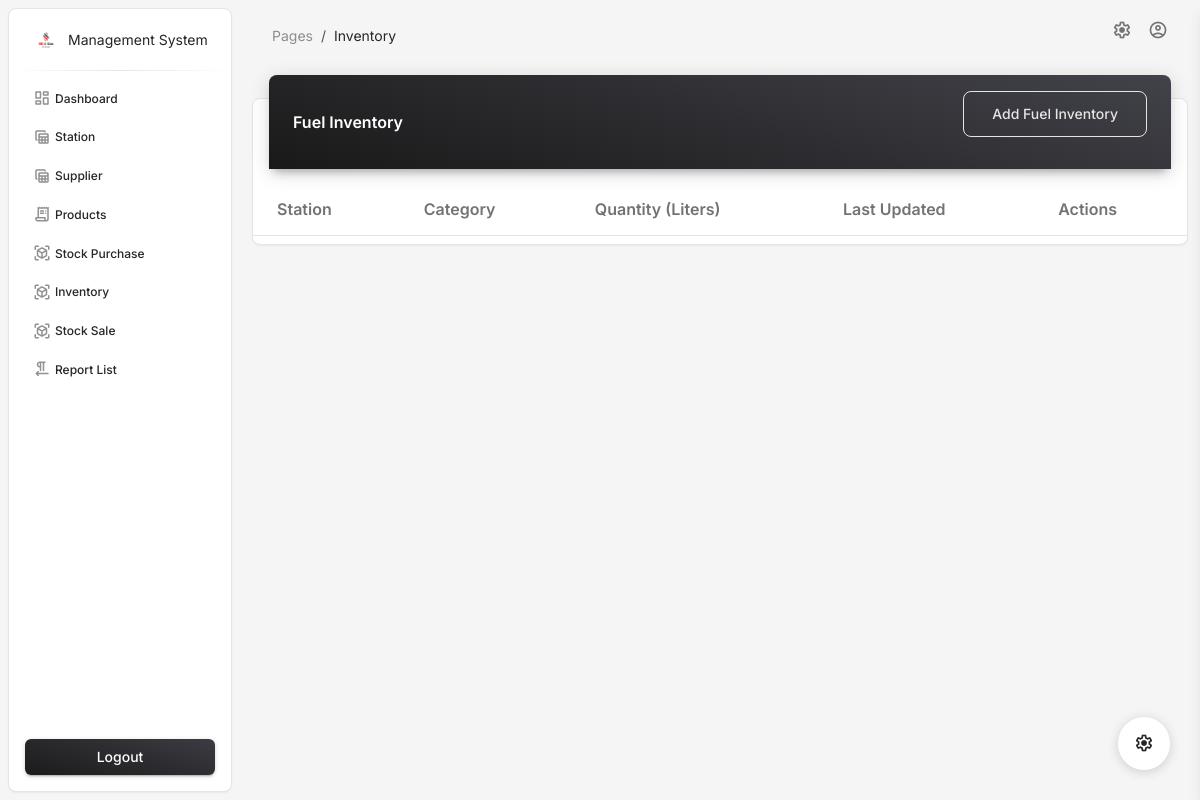
The app's page /inventory/, older data.
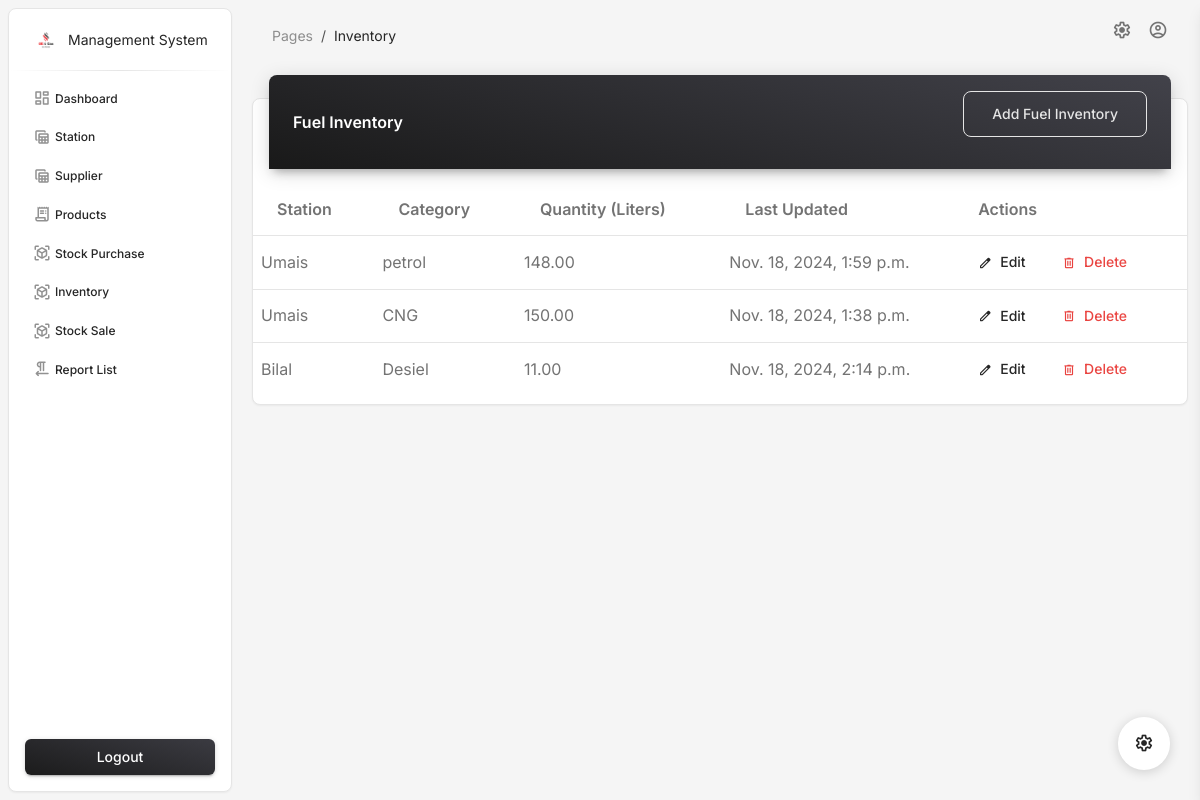
The same page, newer data.
### app/models.py (models this page shows, shortened)
class FuelInventory(models.Model):
    station = models.ForeignKey(Station, on_delete=models.CASCADE, related_name='inventories')
    category = models.ForeignKey(Product, on_delete=models.CASCADE, related_name='inventories')
    quantity = models.DecimalField(max_digits=10, decimal_places=2)  # Quantity in liters
    low_stock_threshold = models.DecimalField(max_digits=10, decimal_places=2, default=500)
    last_updated = models.DateTimeField(auto_now=True)

class Station(models.Model):
    name = models.CharField(max_length=100)
    location = models.CharField(max_length=255)
    capacity = models.DecimalField(max_digits=10, decimal_places=2)  # Fuel capacity in liters
    contact_number = models.CharField(max_length=20)
    is_active = models.BooleanField(default=True)  # For soft delete

class Product(models.Model):
    name = models.CharField(max_length=50)
    price_per_liter = models.DecimalField(max_digits=10, decimal_places=2)
    unit = models.CharField(max_length=10, default="liters")  # Unit of measurement
    description = models.TextField(blank=True, null=True)

### app/views.py (the view)
# urls.py: path('inventory/', fuel_inventory_list, name='inventory'),
def fuel_inventory_list(request):
    inventories = FuelInventory.objects.select_related('station', 'category').all()
    stations = Station.objects.all()
    categories = Product.objects.all()
    return render(request, 'inventory/inventory.html', {
        'inventories': inventories,
        'stations': stations,
        'categories': categories
    })

### templates/inventory/inventory.html (shortened to what this page needs)
{% extends "base.html" %}
{% block page %}Inventory{% endblock page %}
{% block main %}
<div class="container-fluid py-2">
    <div class="row">
        <div class="col-12">
            <div class="card my-4">
                <div class="card-header p-0 bg-gradient-dark shadow-dark border-radius-lg pt-3 pb-3 d-flex justify-content-between align-items-center position-relative mt-n4 mx-3 z-index-2">
                    <h6 class="text-white text-capitalize ps-4 mb-0">Fuel Inventory</h6>
                    <button class="btn btn-outline-light btn-lg me-4" data-bs-toggle="modal" data-bs-target="#addInventoryModal">Add Fuel Inventory</button>
                </div>
                <div class="card-body px-0 pb-2">
                    <div class="table-responsive p-0">
                        <table class="table align-items-center mb-0">
                            <thead>
                                <tr>
                                    <th>Station</th>
                                    <th>Category</th>
                                    <th>Quantity (Liters)</th>
                                    <th>Last Updated</th>
                                    <th>Actions</th>
                                </tr>
                            </thead>
                            <tbody>
                                {% for inventory in inventories %}
                                <tr>
                                    <td>{{ inventory.station.name }}</td>
                                    <td>{{ inventory.category.name }}</td>
                                    <td>{{ inventory.quantity }}</td>
                                    <td>{{ inventory.last_updated }}</td>
                                    <td>
                                        <a
                                                class="btn btn-link text-dark px-3 mb-0 edit-btn"
                                                data-bs-toggle="modal"
                                                data-bs-target="#editInventoryModal{{ inventory.id }}"
                                                {% comment %} data-id="{{ product.id }}"
                                                data-description="{{ product.description }}" {% endcomment %}
                                                >
                                                <i class="material-symbols-rounded text-sm me-2">edit</i>Edit
                                            </a>
                                            <a class="btn btn-link text-danger text-gradient px-3 mb-0" href="{% url 'delete_fuel_inventory' inventory.id %}">
                                                <i class="material-symbols-rounded text-sm me-2">delete</i>Delete
                                            </a>
                                    </td>
                                </tr>
                                {% endfor %}
                            </tbody>
                        </table>
                    </div>
                </div>
            </div>
        </div>
    </div>
</div>
{% endblock %}

### templates/base.html (shortened to what this page needs)
{% load static %}
{% load active_link_tags %}
<!DOCTYPE html>
<html lang="en">
<head>
  <link href="{% static 'assets/css/nucleo-icons.css' %}" rel="stylesheet" />
  <link href="{% static 'assets/css/nucleo-svg.css' %}" rel="stylesheet" />
  <link href="https://cdn.jsdelivr.net/npm/bootstrap@5.3.0-alpha1/dist/css/bootstrap.min.css" rel="stylesheet">
  <link id="pagestyle" href="{% static 'assets/css/material-dashboard.css' %}" rel="stylesheet" />
</head>
<body class="g-sidenav-show  bg-gray-100">
  <aside class="sidenav navbar navbar-vertical navbar-expand-xs border-radius-lg fixed-start ms-2  bg-white my-2" id="sidenav-main">
    <div class="sidenav-header">
      <a class="navbar-brand px-4 py-3 m-0" href="{% url 'dashboard' %}" target="_blank">
        <img src="{% static 'assets/img/logo.png' %}" class="navbar-brand-img" width="26" height="26" alt="main_logo">
        <span class="ms-1 text-sm text-dark">Management System</span>
      </a>
    </div>
    <hr class="horizontal dark mt-0 mb-2">
    <div class="collapse navbar-collapse  w-auto " id="sidenav-collapse-main">
      <ul class="navbar-nav">
        <li class="nav-item">
            <a class="nav-link text-dark {% active_link 'dashboard' 'active' %}" href="{% url 'dashboard' %}">
              <i class="material-symbols-rounded opacity-5">dashboard</i>
              <span class="nav-link-text ms-1">Dashboard</span>
            </a>
          </li>
          <li class="nav-item">
            <a class="nav-link text-dark {% active_link 'station' 'active' %}" href="{% url 'station' %}">
              <i class="material-symbols-rounded opacity-5">table_view</i>
              <span class="nav-link-text ms-1">Station</span>
            </a>
          </li>
          <li class="nav-item">
            <a class="nav-link text-dark {% active_link 'suppliers' 'active' %}" href="{% url 'suppliers' %}">
              <i class="material-symbols-rounded opacity-5">table_view</i>
              <span class="nav-link-text ms-1">Supplier</span>
            </a>
          </li>
        <li class="nav-item">
          <a class="nav-link text-dark {% active_link 'products' 'active' %}" href="{% url 'products' %}">
            <i class="material-symbols-rounded opacity-5">receipt_long</i>
            <span class="nav-link-text ms-1">Products</span>
          </a>
        </li>
        <li class="nav-item">
          <a class="nav-link text-dark {% active_link 'purchase' 'active' %}" href="{% url 'purchase' %}">
            <i class="material-symbols-rounded opacity-5">view_in_ar</i>
            <span class="nav-link-text ms-1">Stock Purchase</span>
          </a>
        </li>
        <li class="nav-item">
          <a class="nav-link text-dark {% active_link 'inventory' 'active' %}" href="{% url 'inventory' %}">
            <i class="material-symbols-rounded opacity-5">view_in_ar</i>
            <span class="nav-link-text ms-1">Inventory</span>
          </a>
        </li>
        <li class="nav-item">
          <a class="nav-link text-dark {% active_link 'sale' 'active' %}" href="{% url 'sale' %}">
            <i class="material-symbols-rounded opacity-5">view_in_ar</i>
            <span class="nav-link-text ms-1">Stock Sale</span>
          </a>
        </li>
        <li class="nav-item">
          <a class="nav-link text-dark {% active_link 'report_list' 'active' %}" href="{% url 'report_list' %}">
            <i class="material-symbols-rounded opacity-5">format_textdirection_r_to_l</i>
            <span class="nav-link-text ms-1">Report List</span>
          </a>
        </li>
      </ul>
    </div>
    <div class="sidenav-footer position-absolute w-100 bottom-0 ">
      <div class="mx-3">
        <a class="btn bg-gradient-dark w-100" href="{% url 'sign_out' %}" type="button">Logout</a>
      </div>
    </div>
  </aside>
  <main class="main-content position-relative max-height-vh-100 h-100 border-radius-lg ">
    <nav class="navbar navbar-main navbar-expand-lg px-0 mx-3 shadow-none border-radius-xl" id="navbarBlur" data-scroll="true">
      <div class="container-fluid py-1 px-3">
        <nav aria-label="breadcrumb">
          <ol class="breadcrumb bg-transparent mb-0 pb-0 pt-1 px-0 me-sm-6 me-5">
            <li class="breadcrumb-item text-sm"><a class="opacity-5 text-dark" href="javascript:;">Pages</a></li>
            <li class="breadcrumb-item text-sm text-dark active" aria-current="page">{% block page %}{% endblock page %}</li>
          </ol>
        </nav>
        <div class="collapse navbar-collapse mt-sm-0 mt-2 me-md-0 me-sm-4" id="navbar">
            <li class="nav-item ms-md-auto pe-md-3 px-3 d-flex align-items-center">
              <a href="javascript:;" class="nav-link text-body p-0">
                <i class="material-symbols-rounded fixed-plugin-button-nav">settings</i>
              </a>
            </li>
            <li class="nav-item d-flex align-items-center">
              <a href="../pages/sign-in.html" class="nav-link text-body font-weight-bold px-0">
                <i class="material-symbols-rounded">account_circle</i>
              </a>
            </li>
        </div>
      </div>
    </nav>
  {% block main %}
  {% endblock main %}
</main>
<div class="fixed-plugin">
<a class="fixed-plugin-button text-dark position-fixed px-3 py-2">
  <i class="material-symbols-rounded py-2">settings</i>
</a>
</div>
 </body>
 </html>

Row changes from the older to the newer data that the page shows:
added FuelInventory: station.name "Umais", category.name "petrol", quantity "148.00", last_updated "Nov. 18, 2024, 1:59 p.m."
added FuelInventory: station.name "Umais", category.name "CNG", quantity "150.00", last_updated "Nov. 18, 2024, 1:38 p.m."
added FuelInventory: station.name "Bilal", category.name "Desiel", quantity "11.00", last_updated "Nov. 18, 2024, 2:14 p.m."
